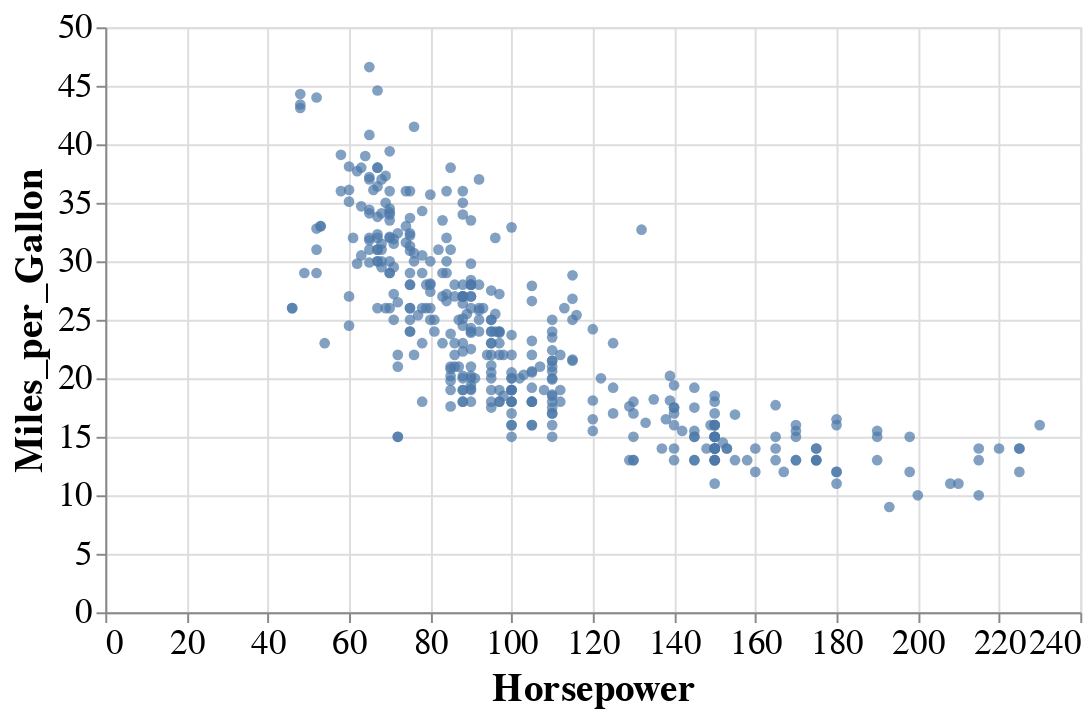

This figure's notebook cell:
### Markdown cell above
## Grammar (pseudo code):

I want to use a <font color="green">circle</font> as my geometric shape

I want to encode...
- <font color="green">Horsepower</font> on the X axis
- <font color="green">Miles per gallon</font> on the Y axis

## Code:

```python 
alt.Chart(cars).mark_circle().encode(
    x='Horsepower',
    y='Miles_per_Gallon'
)

```

## Notice the form of the code:
- the *Chart* object takes in the data (cars)
- the *mark* type specifies the geometric shape we want in our chart
- the *encoding* object specifies the mapping between our data columns and our aesthetic options

## All Altair charts are specified in this way
 - For a given dataset, specify the mark type and encoding

### Code cell
alt.Chart(cars).mark_circle().encode(
    x='Horsepower',
    y='Miles_per_Gallon'
)

### Figure 1 — Vega-Lite specification as saved in the notebook (floating-point values rounded to 4 significant figures; data arrays with more than 128 entries replaced by an {"elided": "..."} marker saying what was removed)
{"$schema": "https://vega.github.io/schema/vega-lite/v3.2.1.json", "config": {"axis": {"labelFontSize": 18, "titleFontSize": 20}, "legend": {"labelFontSize": 18, "symbolSize": 100, "titleFontSize": 20}, "scale": {"bandPaddingInner": 0.5, "bandPaddingOuter": 0.5}, "style": {"bar": {"size": 20}, "guide-label": {"fontSize": 20}, "guide-title": {"fontSize": 25}}}, "data": {"name": "data-f02450ab61490a1363517a0190416235"}, "datasets": {"data-f02450ab61490a1363517a0190416235": {"elided": "406 records"}}, "encoding": {"x": {"field": "Horsepower", "type": "quantitative"}, "y": {"field": "Miles_per_Gallon", "type": "quantitative"}}, "height": 300, "mark": "circle", "width": 500}
